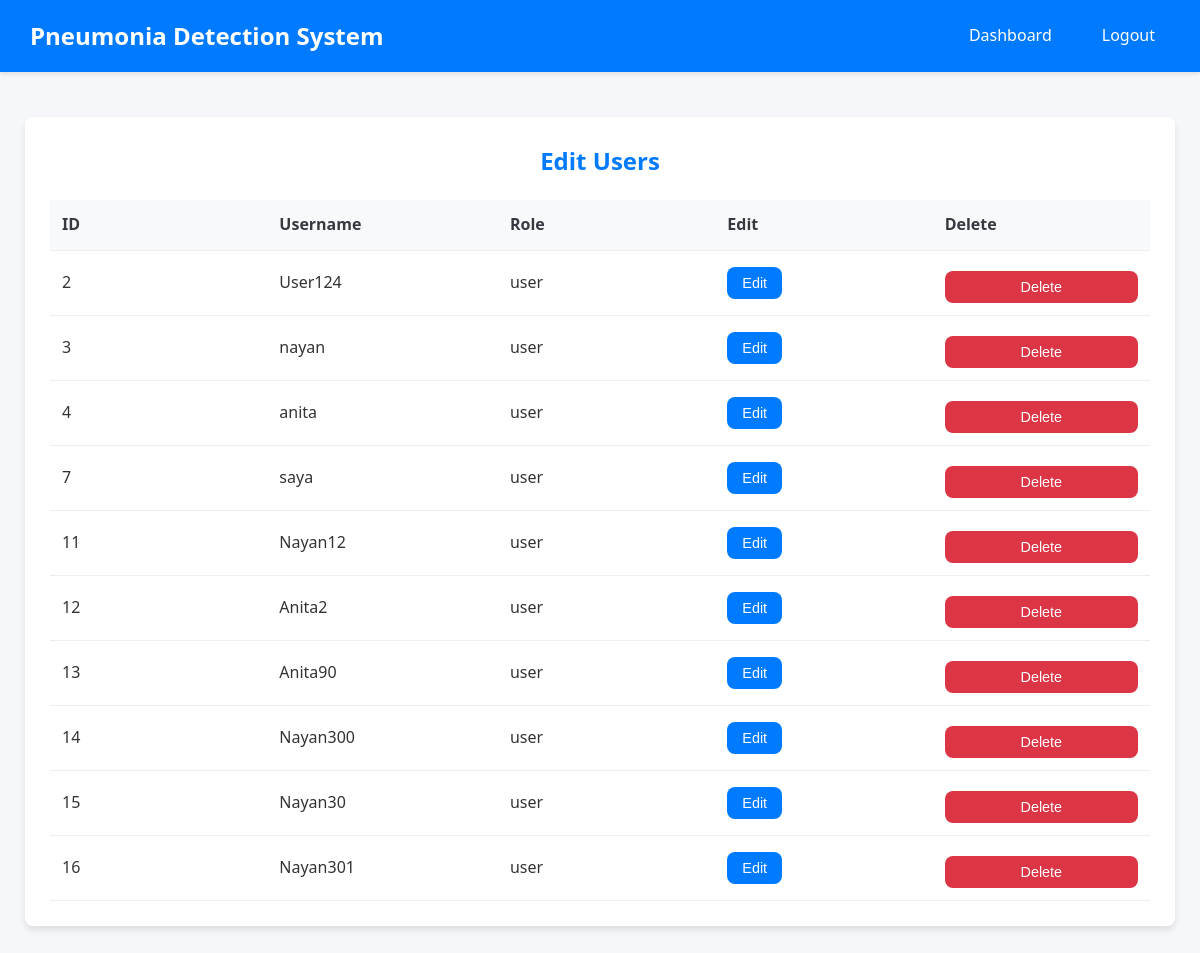
Screenshot of /admin/edit_user.php (signed in) with the database file from the repository.
### tables this page shows
CREATE TABLE `users` (
  `id` int(11) NOT NULL,
  `username` varchar(50) NOT NULL,
  `password` varchar(255) NOT NULL,
  `role` enum('admin','user') NOT NULL DEFAULT 'user'
);

### admin/edit_user.php (the view, shortened to what this page needs)
<?php
$servername = "localhost";
$username = "root";
$password = "";
$dbname = "pneumonia";
try {
    $conn = new PDO("mysql:host=$servername;dbname=$dbname", $username, $password);
    $conn->setAttribute(PDO::ATTR_ERRMODE, PDO::ERRMODE_EXCEPTION);
} catch(PDOException $e) {
    die("Connection failed: " . $e->getMessage());
}
$errors = [];
try {
    $stmt = $conn->prepare("SELECT id, username, role FROM users WHERE id != ?");
    $stmt->execute([$_SESSION['user_id']]);
    $users = $stmt->fetchAll(PDO::FETCH_ASSOC);
} catch(PDOException $e) {
    $errors[] = "Error fetching users: " . $e->getMessage();
}
?>
<!DOCTYPE html>
<html lang="en">
<head>
    <link rel="stylesheet" href="../style/common.css">
</head>
<body>
    <div class="navbar">
        <div class="brand">Pneumonia Detection System</div>
        <div class="nav-links">
            <a href="admin_dashboard.php">Dashboard</a>
            <a href="../login/logout.php" onclick="return confirmLogout()">Logout</a>
        </div>
    </div>
    <div class="dashboard-container">
        <div class="table-container">
            <h2>Edit Users</h2>
            <?php if (empty($users)): ?>
                <div class="no-users">
                    <p>No users available to edit.</p>
                </div>
            <?php else: ?>
                <table>
                    <thead>
                        <tr>
                            <th>ID</th>
                            <th>Username</th>
                            <th>Role</th>
                            <th>Edit</th>
                            <th>Delete</th>
                        </tr>
                    </thead>
                    <tbody>
                        <?php foreach ($users as $user): ?>
                            <tr>
                                <td><?php echo htmlspecialchars($user['id']); ?></td>
                                <td><?php echo htmlspecialchars($user['username']); ?></td>
                                <td><?php echo htmlspecialchars($user['role']); ?></td>
                                <td>
                                    <form method="post" action="<?php echo htmlspecialchars($_SERVER["PHP_SELF"]); ?>">
                                        <button type="submit" class="edit-btn">Edit</button>
                                    </form>
                                </td>
                                <td>
                                    <form method="post" action="<?php echo htmlspecialchars($_SERVER["PHP_SELF"]); ?>" onsubmit="return confirmDelete()">
                                        <button type="submit" name="delete_user" class="delete-btn">Delete</button>
                                    </form>
                                </td>
                            </tr>
                        <?php endforeach; ?>
                    </tbody>
                </table>
            <?php endif; ?>
        </div>
    </div>
</body>
</html>

### style/common.css (style rules this page uses)
:root { --primary-color: #007bff; --secondary-color: #6c757d; --danger-color: #dc3545; --success-color: #28a745; --light-color: #f8f9fa; --dark-color: #343a40; --border-radius: 8px; --box-shadow: 0 4px 6px rgba(0, 0, 0, 0.1); --transition: all 0.3s ease; }
* { box-sizing: border-box; margin: 0; padding: 0; }
body { font-family: 'Segoe UI', Tahoma, Geneva, Verdana, sans-serif; line-height: 1.6; color: #333; background-color: #f5f7fa; }
.navbar { background-color: var(--primary-color); padding: 15px 30px; display: flex; justify-content: space-between; align-items: center; color: white; box-shadow: 0 2px 4px rgba(0, 0, 0, 0.1); }
.brand { font-size: 1.5rem; font-weight: 600; }
.nav-links { display: flex; align-items: center; gap: 20px; }
.navbar a { color: white; text-decoration: none; font-weight: 500; padding: 8px 15px; border-radius: var(--border-radius); transition: var(--transition); }
.dashboard-container { display: flex; padding: 25px; gap: 25px; max-width: 1600px; margin: 0 auto; }
.view-btn, .delete-btn { display: flex; align-items: center; justify-content: center; padding: 8px 16px; border-radius: var(--border-radius); font-size: 0.9rem; font-weight: 500; text-decoration: none; transition: var(--transition); width: 100%; text-align: center; border: none; }
.delete-btn { background-color: var(--danger-color); color: white; margin-top: 8px; }
.table-container { background-color: white; border-radius: var(--border-radius); padding: 25px; box-shadow: var(--box-shadow); width: 100%; max-width: 1400px; margin: 20px auto; }
table { width: 100%; border-collapse: collapse; margin-top: 20px; }
th, td { padding: 12px; text-align: left; border-bottom: 1px solid #eee; min-width: 100px; }
th { background-color: var(--light-color); color: var(--dark-color); font-weight: 600; }
.edit-btn { background-color: var(--primary-color); color: white; border: none; padding: 8px 15px; border-radius: var(--border-radius); cursor: pointer; font-size: 0.9rem; transition: var(--transition); }
.delete-btn { background-color: var(--danger-color); color: white; border: none; padding: 8px 15px; border-radius: var(--border-radius); cursor: pointer; font-size: 0.9rem; transition: var(--transition); }
h2 { color: var(--primary-color); margin-bottom: 20px; font-size: 1.5rem; text-align: center; }
@media (max-width: 1600px) { .dashboard-container { flex-direction: column; } }

### rows the page displays
users: id "2", username "User124", role "user"
users: id "3", username "nayan", role "user"
users: id "4", username "anita", role "user"
users: id "7", username "saya", role "user"
users: id "11", username "Nayan12", role "user"
users: id "12", username "Anita2", role "user"
users: id "13", username "Anita90", role "user"
users: id "14", username "Nayan300", role "user"
users: id "15", username "Nayan30", role "user"
users: id "16", username "Nayan301", role "user"
